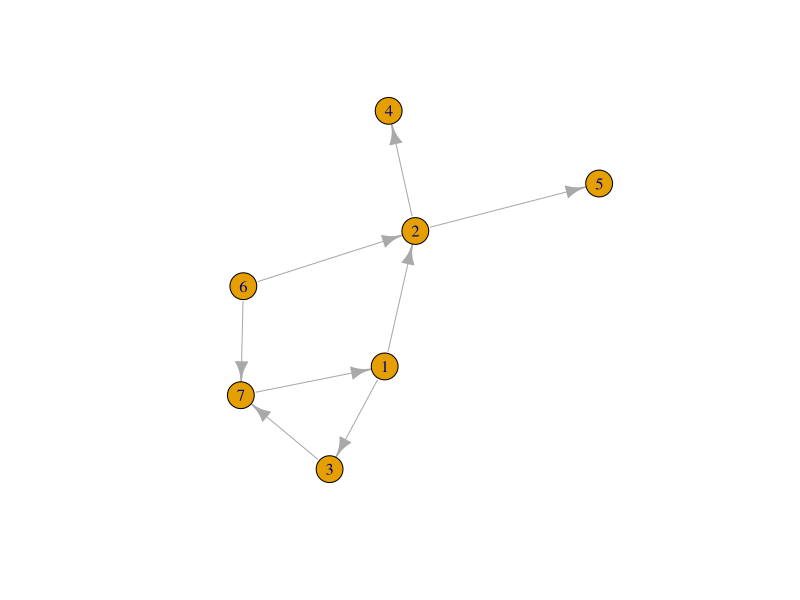

Here is the R script that generated this plot:
## ---- chunk 1
knitr::opts_chunk$set(echo = FALSE)
library(igraph)
## ---- chunk 2
g <- graph_from_literal(1 --+ 2, 1 --+ 3, 2 --+ 4, 2 --+ 5, 3 --+ 7, 6 --+ 2, 6 --+ 7, 7 --+ 1)
plot(g)
